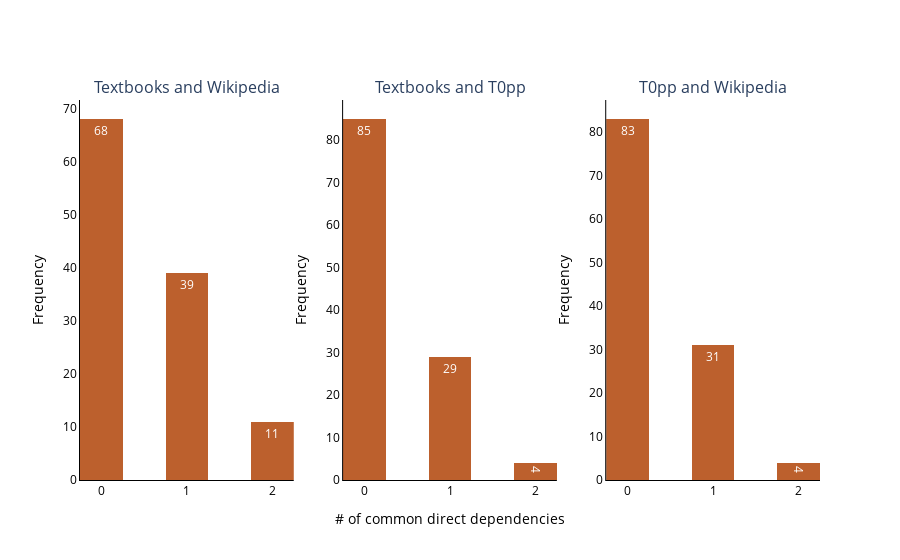

The notebook cell this image was saved under:
### Code cell
import plotly.graph_objects as go
from plotly.subplots import make_subplots


fig = make_subplots(rows=1, cols=3,subplot_titles=("Textbooks and Wikipedia","Textbooks and T0pp", "T0pp and Wikipedia"))

trace0 = go.Histogram(x=deps.loc[filter,'num_common_tb_wiki'],texttemplate="%{y}",marker_color = "#BC602D",xbins_size=0.5)
trace1 = go.Histogram(x=deps.loc[filter,'num_common_tb_llm'],texttemplate="%{y}",marker_color = "#BC602D",xbins_size=0.5)
trace2 = go.Histogram(x=deps.loc[filter,'num_common_llm_wiki'],texttemplate="%{y}",marker_color = "#BC602D",xbins_size=0.5)

fig.append_trace(trace0, 1, 1)
fig.append_trace(trace1, 1, 2)
fig.append_trace(trace2, 1, 3)

#fig.update_xaxes(title_text="# of common direct dependencies",  row=1, col=1)
fig.update_yaxes(title_text="Frequency", row=1, col=1)
fig.update_xaxes(title_text="# of common direct dependencies",  row=1, col=2)
#fig.update_xaxes(title_text="# of common direct dependencies",  row=1, col=3)

fig.update_layout({
"plot_bgcolor": "rgba(0, 0, 0, 0)",
"paper_bgcolor": "rgba(0, 0, 0, 0)"
}, showlegend=False)

fig.show()

### Figure 1 — Plotly figure (JSON) as saved in the notebook; plotly's stock layout.template omitted (floating-point values rounded to 4 significant figures)
{"data": [{"marker": {"color": "#BC602D"}, "texttemplate": "%{y}", "type": "histogram", "x": [1, 1, 0, 0, 1, 0, 0, 1, 0, 0, 0, 1, 1, 1, 0, 1, 0, 0, 0, 0, 0, 1, 0, 1, 0, 0, 0, 0, 1, 1, 1, 1, 0, 0, 1, 0, 1, 2, 1, 0, 1, 0, 2, 0, 0, 1, 2, 1, 0, 0, 1, 1, 0, 1, 1, 2, 1, 2, 0, 0, 0, 0, 2, 0, 1, 0, 0, 0, 0, 0, 0, 0, 2, 0, 0, 1, 1, 0, 0, 0, 0, 1, 0, 0, 1, 0, 0, 1, 0, 0, 0, 1, 1, 0, 0, 2, 0, 0, 1, 2, 0, 0, 0, 0, 0, 0, 0, 1, 0, 1, 0, 0, 2, 2, 0, 1, 1, 1], "xaxis": "x", "xbins": {"size": 0.5}, "yaxis": "y"}, {"marker": {"color": "#BC602D"}, "texttemplate": "%{y}", "type": "histogram", "x": [2, 1, 0, 0, 1, 0, 0, 0, 0, 0, 0, 0, 0, 0, 0, 0, 0, 0, 0, 1, 0, 0, 0, 1, 0, 0, 0, 0, 1, 1, 0, 0, 0, 0, 0, 1, 0, 0, 1, 0, 1, 0, 0, 0, 0, 1, 1, 1, 1, 0, 0, 1, 0, 0, 0, 0, 1, 2, 1, 0, 0, 1, 0, 1, 1, 0, 0, 0, 0, 0, 1, 2, 0, 0, 1, 0, 1, 2, 0, 0, 1, 0, 0, 0, 1, 0, 0, 0, 0, 0, 0, 0, 0, 0, 0, 0, 0, 0, 0, 0, 0, 0, 1, 0, 0, 0, 0, 0, 0, 1, 1, 0, 0, 0, 0, 1, 0, 1], "xaxis": "x2", "xbins": {"size": 0.5}, "yaxis": "y2"}, {"marker": {"color": "#BC602D"}, "texttemplate": "%{y}", "type": "histogram", "x": [1, 1, 0, 0, 2, 1, 0, 0, 0, 0, 0, 1, 0, 0, 1, 0, 0, 1, 1, 0, 0, 0, 0, 1, 0, 0, 0, 0, 0, 0, 0, 0, 2, 1, 0, 0, 0, 0, 2, 1, 1, 0, 0, 0, 0, 1, 1, 1, 0, 0, 0, 1, 1, 0, 1, 1, 1, 2, 0, 0, 1, 0, 0, 0, 1, 0, 0, 0, 1, 0, 0, 0, 0, 0, 1, 0, 0, 0, 0, 0, 0, 0, 1, 0, 1, 0, 0, 0, 0, 0, 0, 0, 0, 0, 1, 0, 0, 0, 0, 0, 0, 0, 0, 0, 0, 0, 0, 0, 0, 1, 0, 1, 0, 0, 1, 1, 0, 1], "xaxis": "x3", "xbins": {"size": 0.5}, "yaxis": "y3"}], "layout": {"annotations": [{"font": {"size": 16}, "showarrow": false, "text": "Textbooks and Wikipedia", "x": 0.1444, "xanchor": "center", "xref": "paper", "y": 1, "yanchor": "bottom", "yref": "paper"}, {"font": {"size": 16}, "showarrow": false, "text": "Textbooks and T0pp", "x": 0.5, "xanchor": "center", "xref": "paper", "y": 1, "yanchor": "bottom", "yref": "paper"}, {"font": {"size": 16}, "showarrow": false, "text": "T0pp and Wikipedia", "x": 0.8556, "xanchor": "center", "xref": "paper", "y": 1, "yanchor": "bottom", "yref": "paper"}], "paper_bgcolor": "rgba(255,255,255, 1)", "plot_bgcolor": "rgba(255,255,255, 1)", "showlegend": false, "title": {"font": {"color": "#000000", "family": "Times New Roman"}}, "xaxis": {"anchor": "y", "color": "#000000", "domain": [0, 0.2889], "linecolor": "#000000"}, "xaxis2": {"anchor": "y2", "color": "#000000", "domain": [0.3556, 0.6444], "linecolor": "#000000", "title": {"text": "# of common direct dependencies"}}, "xaxis3": {"anchor": "y3", "color": "#000000", "domain": [0.7111, 1], "linecolor": "#000000"}, "yaxis": {"anchor": "x", "color": "#000000", "domain": [0, 1], "linecolor": "#000000", "title": {"text": "Frequency"}}, "yaxis2": {"anchor": "x2", "color": "#000000", "domain": [0, 1], "linecolor": "#000000", "title": {"text": "Frequency"}}, "yaxis3": {"anchor": "x3", "color": "#000000", "domain": [0, 1], "linecolor": "#000000", "title": {"text": "Frequency"}}}}
